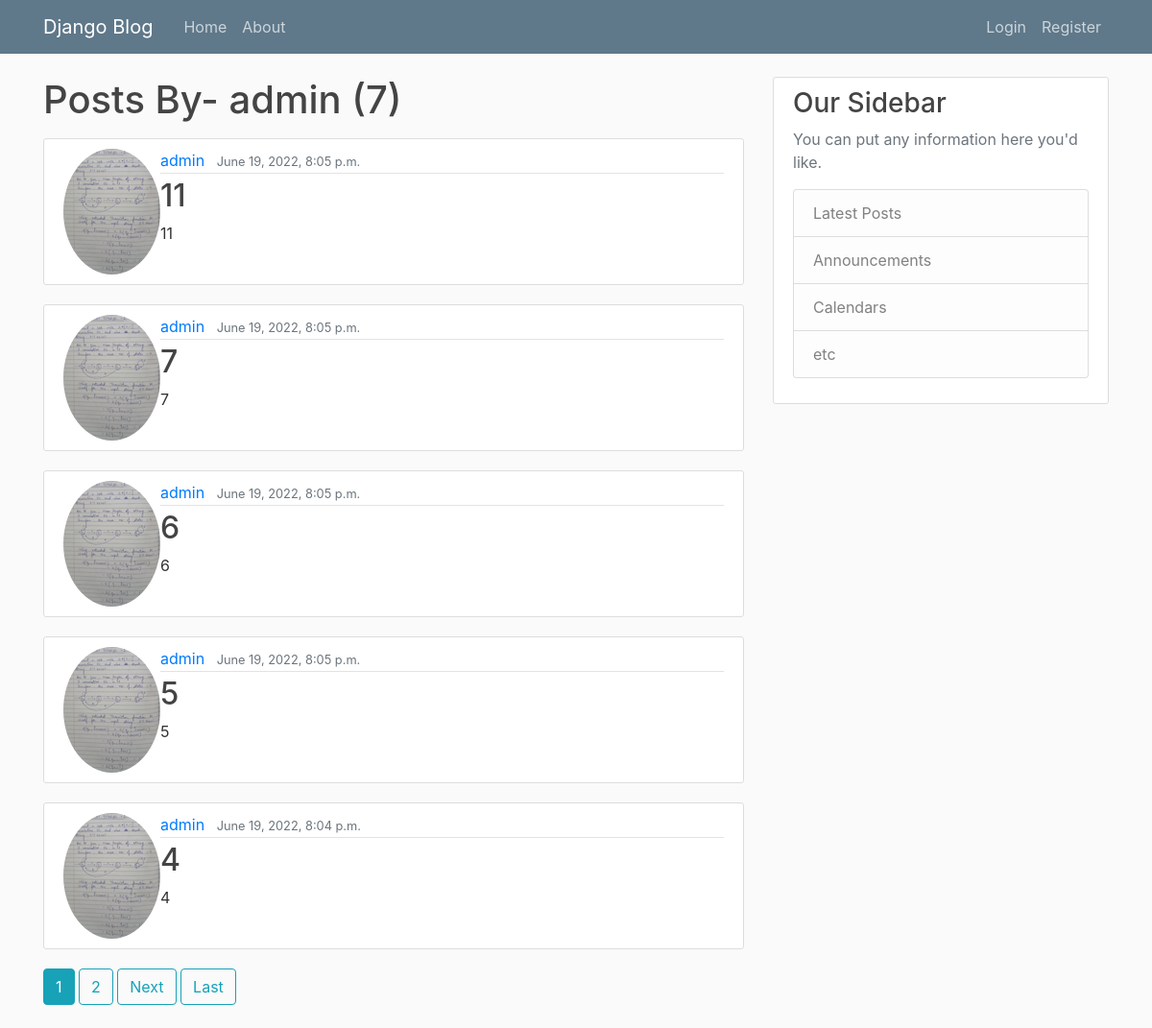
Screenshot of /user/admin with the database file from the repository.
### blog/models.py (models this page shows, shortened)
class Post(models.Model):
    title=models.CharField(max_length=100)
    content=models.TextField()
    date_posted=models.DateTimeField(default=timezone.now)
    author=models.ForeignKey(User,on_delete=models.CASCADE)

### users/models.py (models this page shows, shortened)
class Profile(models.Model):
    user=models.OneToOneField(User, on_delete=models.CASCADE)
    image=models.ImageField(default='default.png', upload_to='profile_pics')

### blog/views.py (the view)
# urls.py: path('user/<str:username>', UserPostListView.as_view(), name='user-posts'),
class UserPostListView(ListView):
    model=Post
    template_name='blog/user_posts.html'
    context_object_name='posts'
    paginate_by=5
    def get_queryset(self):
        user=get_object_or_404(User,username=self.kwargs.get('username'))
        return Post.objects.filter(author=user).order_by('-date_posted')

### blog/templates/blog/user_posts.html (shortened to what this page needs)
{% extends "blog/base.html" %}
{% block content %}
    <h1 class="mb-3">Posts By- {{ view.kwargs.username }} ({{ page_obj.paginator.count }})</h1>
    {% for post in posts %}
    <article class="media content-section">
      <img class="rounded-circle article-img>" src="{{ post.author.profile.image.url }}">
        <div class="media-body">
          <div class="article-metadata">
            <a class="mr-2" href="{% url 'user-posts' post.author.username %}">{{ post.author }}</a>
            <small class="text-muted">{{ post.date_posted }}</small>
          </div>
          <h2><a class="article-title" href="{% url 'post-detail' post.id %}">{{ post.title }}</a></h2>
          <p class="article-content">{{ post.content }}</p>
        </div>
      </article>
    {% endfor %}
    {% if is_paginated %}
        {% for num in page_obj.paginator.page_range %}
          {% if page_obj.number == num %}
          <a class='btn btn-info mb-4'href="?page={{ num }}">{{ num }}</a>
          {% elif num > page_obj.number|add:'-3' and num < page_obj.number|add:'3'  %}
          <a class='btn btn-outline-info mb-4'href="?page={{ num }}">{{ num }}</a>
          {% endif %}
        {% endfor %}
        {% if page_obj.has_next %}
        <a class='btn btn-outline-info mb-4'href="?page={{ page_obj.next_page_number }}">Next</a>
        <a class='btn btn-outline-info mb-4'href="?page={{ page_obj.paginator.num_pages }}">Last</a>
        {% endif%}
    {% endif%}
{% endblock content %}

### blog/static/blog/main.css (style rules this page uses)
body { background: #fafafa; color: #333333; margin-top: 5rem; }
h1, h2, h3, h4, h5, h6 { color: #444444; }
.content-section { background: #ffffff; padding: 10px 20px; border: 1px solid #dddddd; border-radius: 3px; margin-bottom: 20px; }
.article-title { color: #444444; }
.article-content { white-space: pre-line; }
.article-metadata { padding-bottom: 1px; margin-bottom: 4px; border-bottom: 1px solid #e3e3e3 }

### rows the page displays
Post: author.profile.image (picture), author "admin", date_posted "June 19, 2022, 8:05 p.m.", title "11", content "11"
Post: author.profile.image (picture), author "admin", date_posted "June 19, 2022, 8:05 p.m.", title "7", content "7"
Post: author.profile.image (picture), author "admin", date_posted "June 19, 2022, 8:05 p.m.", title "6", content "6"
Post: author.profile.image (picture), author "admin", date_posted "June 19, 2022, 8:05 p.m.", title "5", content "5"
Post: author.profile.image (picture), author "admin", date_posted "June 19, 2022, 8:04 p.m.", title "4", content "4"

### other values shown
{{ view.kwargs.username }} "admin"
{{ page_obj.paginator.count }} "7"
{{ num }} "1"
{{ num }} "2"
